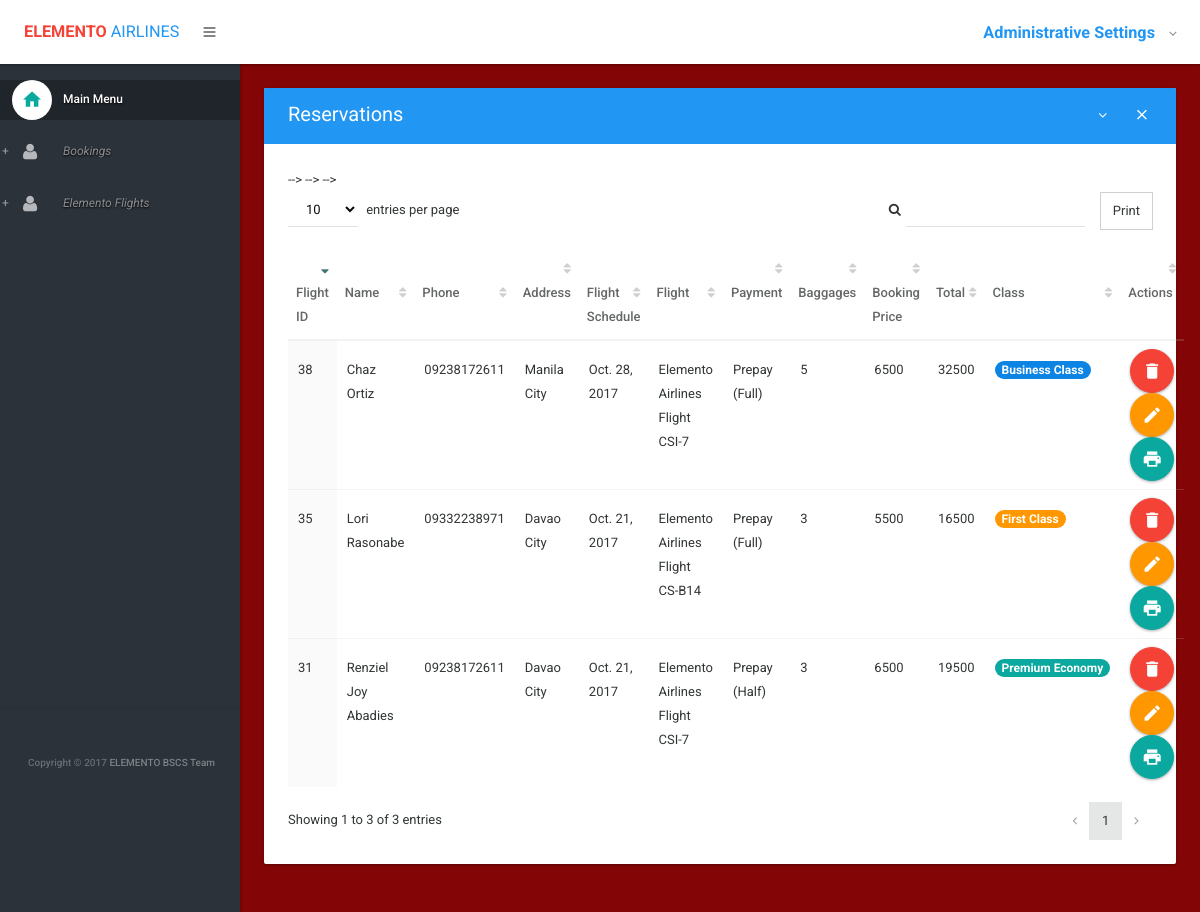
The page / on the database its author committed.
### orders/models.py (models this page shows, shortened)
class Order (models.Model):
	name = models.CharField(max_length=200)
	phone = models.CharField(max_length=20)
	address = models.TextField()
	delivery_date = models.DateField(blank=True)
	product_id = models.ForeignKey(Product)
	payment_option = models.CharField(max_length=50)
	order_status = models.CharField(max_length=50)
	quantity = models.IntegerField()

class Product(models.Model):
	product_name = models.CharField(max_length=200)
	product_details = models.TextField()
	price = models.IntegerField()
	active = models.IntegerField(default='1')
	product_manu = models.CharField(max_length=100)
	category = models.CharField(max_length=20)

### orders/views.py (the view)
# urls.py: url(r'^$', my_order.index, name='home'),
def index(request):
    orders = Order.objects.all()
    return render(request, 'index.html', {'orders': orders})

### orders/templates/index.html (shortened to what this page needs)
{% extends 'layout.html' %}
{% block body %}
                <section>
                    <div class="section-body">
                        <div class="row">
                            <div class="col-lg-12">
                                <div class="card">
                                    <div class="card-head style-info">
                                        <header>Reservations</header>
                                        <div class="tools">
                                            <a class="btn btn-icon-toggle btn-collapse"><i class="fa fa-angle-down"></i></a>
                                            <a class="btn btn-icon-toggle btn-close"><i class="md md-close"></i></a>
                                        </div>
                                    </div>
                                    <div class="card-body">
                                        <div class="table-responsive">
                                            <table id="datatable2" class="table order-column hover">
                                                <thead>
                                                    <tr>
                                                        <th>Flight ID</th>
                                                        <th>Name</th>
                                                        <th>Phone</th>
                                                        <th>Address</th>
                                                        <th>Flight Schedule</th>
                                                        <th>Flight</th>
                                                        <th>Payment</th>
                                                        <th>Baggages</th>
                                                        <th>Booking Price</th>
                                                        <th>Total</th>
                                                        <th>Class</th>
                                                        <th width="150px">Actions</th>
                                                    </tr>
                                                </thead>
                                                <tbody>
                                                    {% for order in orders %}
                                                        <tr class="gradeX">
                                                            <td>{{ order.id }}</td>
                                                            <td>{{ order.name }}</td>
                                                            <td>{{ order.phone }}</td>
                                                            <td>{{ order.address }}</td>
                                                            <td>{{ order.delivery_date }}</td>
                                                            <td>{{ order.product_id.product_name }}</td>
                                                            <td>{{ order.payment_option }}</td>
                                                            <td>{{ order.quantity }}</td>
                                                            <td>{{ order.product_id.price }}</td>
                                                            <td>{% widthratio order.product_id.price 1 order.quantity  %}</td>
                                                            {% if order.order_status == 'Confirm' %}
                                                                <td><span class="badge">{{ order.order_status }}</span></td>
                                                            {% elif order.order_status == 'First Class' %}
                                                                <td><span class="badge" style="background: #ff9800"> {{ order.order_status }}</span></td>
                                                            {% elif order.order_status == 'Business Class' %}
                                                                <td><span class="badge" style="background: #0c84e4"> {{ order.order_status }}</span></td>
                                                            {% elif order.order_status == 'Premium Economy' %}
                                                                <td><span class="badge" style="background: #0aa89e"> {{ order.order_status }}</span></td>
                                                            {% elif order.order_status == 'Economy' %}
                                                                <td><span class="badge" style="background: #f44336"> {{ order.order_status }}</span></td>
                                                            <!--{% elif order.order_status == 'Cancelled' %}
                                                                <td><span class="badge" style="background: #313534"> {{ order.order_status }}</span></td>
                                                            {% endif %}-->
                                                            <td>
                                                                <a href="{% url 'delete' order.id %}" class="btn ink-reaction btn-floating-action btn-danger" onclick="return confirm('Are you sure you want to cancel your reservation?')"><i class="md md-delete"></i> </a>
                                                                <a href="{% url 'edit' order.id %}" class="btn ink-reaction btn-floating-action btn-warning"><i class="md md-edit"></i> </a>
                                                                <a href="{% url 'show' order.id %}" class="btn ink-reaction btn-floating-action btn-primary"><i class="md md-print"></i> </a>
                                                            </td>
                                                        </tr>
                                                    {% endfor %}
                                                </tbody>
                                            </table>
                                        </div>
                                    </div>
                                </div>
                            </div>
                        </div>
                    </div>
                </section>
{% endblock %}

### orders/templates/layout.html (style rules this page uses)
body { background-color: #840505; }

### rows shown on the page
Order: id "31", name "Renziel Joy Abadies", phone "09238172611", address "Davao City", delivery_date "Oct. 21, 2017", product_id.product_name "Elemento Airlines Flight CSI-7", payment_option "Prepay (Half)", quantity "3", product_id.price "6500", product_id+quantity "19500", order_status "Premium Economy"
Order: id "35", name "Lori Rasonabe", phone "09332238971", address "Davao City", delivery_date "Oct. 21, 2017", product_id.product_name "Elemento Airlines Flight CS-B14", payment_option "Prepay (Full)", quantity "3", product_id.price "5500", product_id+quantity "16500", order_status "First Class"
Order: id "38", name "Chaz Ortiz", phone "09238172611", address "Manila City", delivery_date "Oct. 28, 2017", product_id.product_name "Elemento Airlines Flight CSI-7", payment_option "Prepay (Full)", quantity "5", product_id.price "6500", product_id+quantity "32500", order_status "Business Class"
